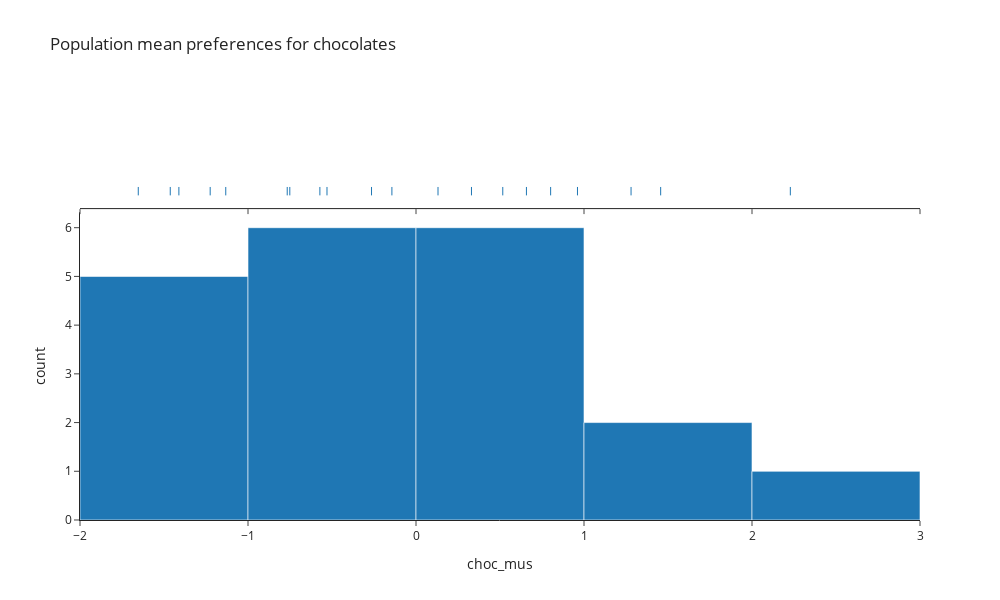

Notebook code for this chart:
### Markdown cell above
The mean appeal at the population level for chocolates is defined to be normally distributed, so most chocolates have an average appeal somewhere in the middle of the appeal scale, while a few chocolates lie at the extremeties with very low or very high average appeal. The mean and standard deviation assumed for this normal distribution is entirely arbitrary, and serves only to define the size of the appeal space across which people rate chocolates. Moving the centre of this distribution higher or lower, or making its spread wider or narrower, makes no difference to the interpretation of the ratings since the scale of the latent ratings is entirely arbitrary. For this reason, a normal distribution with mean 0 and standard deviation serves well since it is then easy to interpret ratings relative to 0.

### Code cell
sim_viz.plot_var('choc_mus',
                 marginal='rug',
                 title='Population mean preferences for chocolates')

### Figure 1 — Plotly figure (JSON) as saved in the notebook; plotly's stock layout.template omitted (floating-point values rounded to 4 significant figures)
{"data": [{"alignmentgroup": "True", "bingroup": "x", "hovertemplate": "variable=0<br>value=%{x}<br>count=%{y}<extra></extra>", "legendgroup": "0", "marker": {"color": "#1F77B4", "pattern": {"shape": ""}}, "name": "0", "offsetgroup": "0", "orientation": "v", "showlegend": true, "type": "histogram", "x": [-0.7665, 0.9612, 1.456, -0.5298, -0.2648, -0.5722, -0.7511, 2.228, 0.6573, -1.132, 0.3302, 0.131, 0.8015, -1.463, -1.411, -1.653, -0.1434, 0.5165, 1.28, -1.225], "xaxis": "x", "yaxis": "y"}, {"alignmentgroup": "True", "boxpoints": "all", "fillcolor": "rgba(255,255,255,0)", "hoveron": "points", "hovertemplate": "variable=0<br>value=%{x}<extra></extra>", "jitter": 0, "legendgroup": "0", "line": {"color": "rgba(255,255,255,0)"}, "marker": {"color": "#1F77B4", "symbol": "line-ns-open"}, "name": "0", "offsetgroup": "0", "showlegend": false, "type": "box", "x": [-0.7665, 0.9612, 1.456, -0.5298, -0.2648, -0.5722, -0.7511, 2.228, 0.6573, -1.132, 0.3302, 0.131, 0.8015, -1.463, -1.411, -1.653, -0.1434, 0.5165, 1.28, -1.225], "xaxis": "x2", "yaxis": "y2"}], "layout": {"barmode": "relative", "height": 600, "legend": {"title": {"text": "variable"}, "tracegroupgap": 0}, "showlegend": false, "title": {"text": "Population mean preferences for chocolates"}, "width": 1000, "xaxis": {"anchor": "y", "domain": [0, 1], "title": {"text": "choc_mus"}}, "xaxis2": {"anchor": "y2", "domain": [0, 1], "matches": "x", "showticklabels": false}, "yaxis": {"anchor": "x", "domain": [0, 0.7326], "title": {"text": "count"}}, "yaxis2": {"anchor": "x2", "domain": [0.7426, 1], "matches": "y2", "showline": false, "showticklabels": false, "ticks": ""}}}
